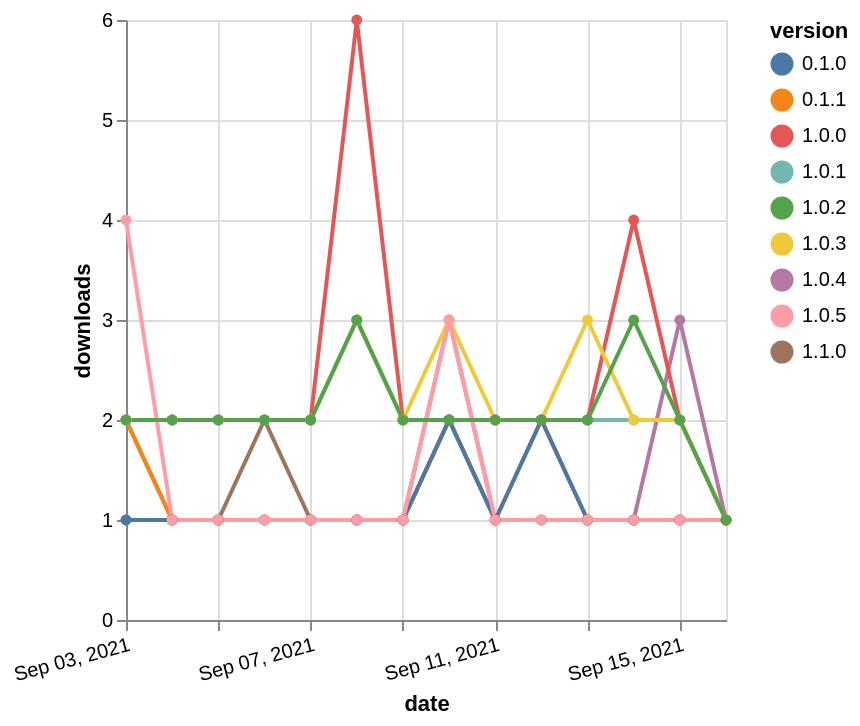

Vega-Lite specification for this chart:
### Vega-Lite specification from a JSON file in a GitHub repository (floating-point values rounded to 4 significant figures)
{"$schema": "https://vega.github.io/schema/vega-lite/v5.json", "description": "A simple bar chart with embedded data.", "data": {"values": [{"date": "2021-09-03", "total": 156, "delta": 1, "version": "1.0.4"}, {"date": "2021-09-04", "total": 157, "delta": 1, "version": "1.0.4"}, {"date": "2021-09-05", "total": 158, "delta": 1, "version": "1.0.4"}, {"date": "2021-09-06", "total": 159, "delta": 1, "version": "1.0.4"}, {"date": "2021-09-07", "total": 160, "delta": 1, "version": "1.0.4"}, {"date": "2021-09-08", "total": 161, "delta": 1, "version": "1.0.4"}, {"date": "2021-09-09", "total": 162, "delta": 1, "version": "1.0.4"}, {"date": "2021-09-10", "total": 165, "delta": 3, "version": "1.0.4"}, {"date": "2021-09-11", "total": 166, "delta": 1, "version": "1.0.4"}, {"date": "2021-09-12", "total": 167, "delta": 1, "version": "1.0.4"}, {"date": "2021-09-13", "total": 168, "delta": 1, "version": "1.0.4"}, {"date": "2021-09-14", "total": 169, "delta": 1, "version": "1.0.4"}, {"date": "2021-09-15", "total": 172, "delta": 3, "version": "1.0.4"}, {"date": "2021-09-16", "total": 173, "delta": 1, "version": "1.0.4"}, {"date": "2021-09-03", "total": 58, "delta": 2, "version": "1.1.0"}, {"date": "2021-09-04", "total": 59, "delta": 1, "version": "1.1.0"}, {"date": "2021-09-05", "total": 60, "delta": 1, "version": "1.1.0"}, {"date": "2021-09-06", "total": 62, "delta": 2, "version": "1.1.0"}, {"date": "2021-09-07", "total": 63, "delta": 1, "version": "1.1.0"}, {"date": "2021-09-08", "total": 64, "delta": 1, "version": "1.1.0"}, {"date": "2021-09-09", "total": 65, "delta": 1, "version": "1.1.0"}, {"date": "2021-09-10", "total": 67, "delta": 2, "version": "1.1.0"}, {"date": "2021-09-11", "total": 68, "delta": 1, "version": "1.1.0"}, {"date": "2021-09-12", "total": 69, "delta": 1, "version": "1.1.0"}, {"date": "2021-09-13", "total": 70, "delta": 1, "version": "1.1.0"}, {"date": "2021-09-14", "total": 71, "delta": 1, "version": "1.1.0"}, {"date": "2021-09-15", "total": 72, "delta": 1, "version": "1.1.0"}, {"date": "2021-09-16", "total": 73, "delta": 1, "version": "1.1.0"}, {"date": "2021-09-03", "total": 494, "delta": 2, "version": "1.0.1"}, {"date": "2021-09-04", "total": 496, "delta": 2, "version": "1.0.1"}, {"date": "2021-09-05", "total": 498, "delta": 2, "version": "1.0.1"}, {"date": "2021-09-06", "total": 500, "delta": 2, "version": "1.0.1"}, {"date": "2021-09-07", "total": 502, "delta": 2, "version": "1.0.1"}, {"date": "2021-09-08", "total": 505, "delta": 3, "version": "1.0.1"}, {"date": "2021-09-09", "total": 507, "delta": 2, "version": "1.0.1"}, {"date": "2021-09-10", "total": 509, "delta": 2, "version": "1.0.1"}, {"date": "2021-09-11", "total": 511, "delta": 2, "version": "1.0.1"}, {"date": "2021-09-12", "total": 513, "delta": 2, "version": "1.0.1"}, {"date": "2021-09-13", "total": 515, "delta": 2, "version": "1.0.1"}, {"date": "2021-09-14", "total": 517, "delta": 2, "version": "1.0.1"}, {"date": "2021-09-15", "total": 519, "delta": 2, "version": "1.0.1"}, {"date": "2021-09-16", "total": 520, "delta": 1, "version": "1.0.1"}, {"date": "2021-09-03", "total": 682, "delta": 2, "version": "1.0.0"}, {"date": "2021-09-04", "total": 684, "delta": 2, "version": "1.0.0"}, {"date": "2021-09-05", "total": 686, "delta": 2, "version": "1.0.0"}, {"date": "2021-09-06", "total": 688, "delta": 2, "version": "1.0.0"}, {"date": "2021-09-07", "total": 690, "delta": 2, "version": "1.0.0"}, {"date": "2021-09-08", "total": 696, "delta": 6, "version": "1.0.0"}, {"date": "2021-09-09", "total": 698, "delta": 2, "version": "1.0.0"}, {"date": "2021-09-10", "total": 700, "delta": 2, "version": "1.0.0"}, {"date": "2021-09-11", "total": 702, "delta": 2, "version": "1.0.0"}, {"date": "2021-09-12", "total": 704, "delta": 2, "version": "1.0.0"}, {"date": "2021-09-13", "total": 706, "delta": 2, "version": "1.0.0"}, {"date": "2021-09-14", "total": 710, "delta": 4, "version": "1.0.0"}, {"date": "2021-09-15", "total": 712, "delta": 2, "version": "1.0.0"}, {"date": "2021-09-16", "total": 713, "delta": 1, "version": "1.0.0"}, {"date": "2021-09-03", "total": 292, "delta": 2, "version": "0.1.1"}, {"date": "2021-09-04", "total": 293, "delta": 1, "version": "0.1.1"}, {"date": "2021-09-05", "total": 294, "delta": 1, "version": "0.1.1"}, {"date": "2021-09-06", "total": 295, "delta": 1, "version": "0.1.1"}, {"date": "2021-09-07", "total": 296, "delta": 1, "version": "0.1.1"}, {"date": "2021-09-08", "total": 297, "delta": 1, "version": "0.1.1"}, {"date": "2021-09-09", "total": 298, "delta": 1, "version": "0.1.1"}, {"date": "2021-09-10", "total": 300, "delta": 2, "version": "0.1.1"}, {"date": "2021-09-11", "total": 301, "delta": 1, "version": "0.1.1"}, {"date": "2021-09-12", "total": 303, "delta": 2, "version": "0.1.1"}, {"date": "2021-09-13", "total": 304, "delta": 1, "version": "0.1.1"}, {"date": "2021-09-14", "total": 305, "delta": 1, "version": "0.1.1"}, {"date": "2021-09-15", "total": 306, "delta": 1, "version": "0.1.1"}, {"date": "2021-09-16", "total": 307, "delta": 1, "version": "0.1.1"}, {"date": "2021-09-03", "total": 387, "delta": 2, "version": "1.0.3"}, {"date": "2021-09-04", "total": 389, "delta": 2, "version": "1.0.3"}, {"date": "2021-09-05", "total": 391, "delta": 2, "version": "1.0.3"}, {"date": "2021-09-06", "total": 393, "delta": 2, "version": "1.0.3"}, {"date": "2021-09-07", "total": 395, "delta": 2, "version": "1.0.3"}, {"date": "2021-09-08", "total": 398, "delta": 3, "version": "1.0.3"}, {"date": "2021-09-09", "total": 400, "delta": 2, "version": "1.0.3"}, {"date": "2021-09-10", "total": 403, "delta": 3, "version": "1.0.3"}, {"date": "2021-09-11", "total": 405, "delta": 2, "version": "1.0.3"}, {"date": "2021-09-12", "total": 407, "delta": 2, "version": "1.0.3"}, {"date": "2021-09-13", "total": 410, "delta": 3, "version": "1.0.3"}, {"date": "2021-09-14", "total": 412, "delta": 2, "version": "1.0.3"}, {"date": "2021-09-15", "total": 414, "delta": 2, "version": "1.0.3"}, {"date": "2021-09-16", "total": 415, "delta": 1, "version": "1.0.3"}, {"date": "2021-09-03", "total": 171, "delta": 1, "version": "0.1.0"}, {"date": "2021-09-04", "total": 172, "delta": 1, "version": "0.1.0"}, {"date": "2021-09-05", "total": 173, "delta": 1, "version": "0.1.0"}, {"date": "2021-09-06", "total": 174, "delta": 1, "version": "0.1.0"}, {"date": "2021-09-07", "total": 175, "delta": 1, "version": "0.1.0"}, {"date": "2021-09-08", "total": 176, "delta": 1, "version": "0.1.0"}, {"date": "2021-09-09", "total": 177, "delta": 1, "version": "0.1.0"}, {"date": "2021-09-10", "total": 179, "delta": 2, "version": "0.1.0"}, {"date": "2021-09-11", "total": 180, "delta": 1, "version": "0.1.0"}, {"date": "2021-09-12", "total": 182, "delta": 2, "version": "0.1.0"}, {"date": "2021-09-13", "total": 183, "delta": 1, "version": "0.1.0"}, {"date": "2021-09-14", "total": 184, "delta": 1, "version": "0.1.0"}, {"date": "2021-09-15", "total": 185, "delta": 1, "version": "0.1.0"}, {"date": "2021-09-16", "total": 186, "delta": 1, "version": "0.1.0"}, {"date": "2021-09-03", "total": 136, "delta": 4, "version": "1.0.5"}, {"date": "2021-09-04", "total": 137, "delta": 1, "version": "1.0.5"}, {"date": "2021-09-05", "total": 138, "delta": 1, "version": "1.0.5"}, {"date": "2021-09-06", "total": 139, "delta": 1, "version": "1.0.5"}, {"date": "2021-09-07", "total": 140, "delta": 1, "version": "1.0.5"}, {"date": "2021-09-08", "total": 141, "delta": 1, "version": "1.0.5"}, {"date": "2021-09-09", "total": 142, "delta": 1, "version": "1.0.5"}, {"date": "2021-09-10", "total": 145, "delta": 3, "version": "1.0.5"}, {"date": "2021-09-11", "total": 146, "delta": 1, "version": "1.0.5"}, {"date": "2021-09-12", "total": 147, "delta": 1, "version": "1.0.5"}, {"date": "2021-09-13", "total": 148, "delta": 1, "version": "1.0.5"}, {"date": "2021-09-14", "total": 149, "delta": 1, "version": "1.0.5"}, {"date": "2021-09-15", "total": 150, "delta": 1, "version": "1.0.5"}, {"date": "2021-09-16", "total": 151, "delta": 1, "version": "1.0.5"}, {"date": "2021-09-03", "total": 453, "delta": 2, "version": "1.0.2"}, {"date": "2021-09-04", "total": 455, "delta": 2, "version": "1.0.2"}, {"date": "2021-09-05", "total": 457, "delta": 2, "version": "1.0.2"}, {"date": "2021-09-06", "total": 459, "delta": 2, "version": "1.0.2"}, {"date": "2021-09-07", "total": 461, "delta": 2, "version": "1.0.2"}, {"date": "2021-09-08", "total": 464, "delta": 3, "version": "1.0.2"}, {"date": "2021-09-09", "total": 466, "delta": 2, "version": "1.0.2"}, {"date": "2021-09-10", "total": 468, "delta": 2, "version": "1.0.2"}, {"date": "2021-09-11", "total": 470, "delta": 2, "version": "1.0.2"}, {"date": "2021-09-12", "total": 472, "delta": 2, "version": "1.0.2"}, {"date": "2021-09-13", "total": 474, "delta": 2, "version": "1.0.2"}, {"date": "2021-09-14", "total": 477, "delta": 3, "version": "1.0.2"}, {"date": "2021-09-15", "total": 479, "delta": 2, "version": "1.0.2"}, {"date": "2021-09-16", "total": 480, "delta": 1, "version": "1.0.2"}]}, "width": "container", "mark": {"type": "line", "point": {"filled": true}}, "encoding": {"x": {"field": "date", "type": "temporal", "timeUnit": "yearmonthdate", "title": "date", "axis": {"labelAngle": -15}}, "y": {"field": "delta", "type": "quantitative", "title": "downloads"}, "color": {"field": "version", "type": "nominal"}, "tooltip": {"field": "delta"}}}
